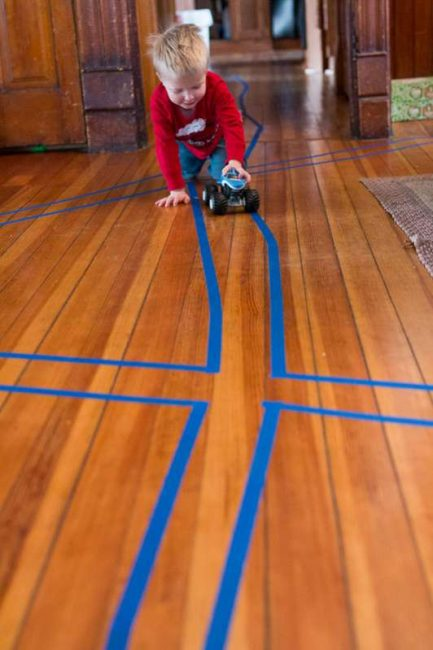
#> input picture autonomous-gokart/images_testing/blueTape.jpg, 433 x 650 px
$ python -i process_img.py   (imports and definitions only)
#> lines starting #> are read from the running program, lines starting #| are printed output that depends on the picture; after the words box and inside, x2 and y2 are one past the last pixel; in counts of white or black regions, pixels touching at a corner belong together
#> further down, picture is the input picture: shape (650, 433, 3); mean B, G, R 63, 96.7, 159
import cv2
import numpy as np

def process_img(img):
    #essentially, this func returns the x coordinate of the center of the taped line OR if no line found, returns none

    #turn it to gray, blur, etc
    hsv = cv2.cvtColor(img, cv2.COLOR_BGR2HSV)
#> hsv: shape (650, 433, 3); mean H, S, V 32.3, 171.5, 168.5

    #sets boundaries of the color blue to use in masking
    lower_blue = np.array([80,60,40])
    upper_blue = np.array([130,255,255])

    mask = cv2.inRange(hsv, lower_blue, upper_blue)
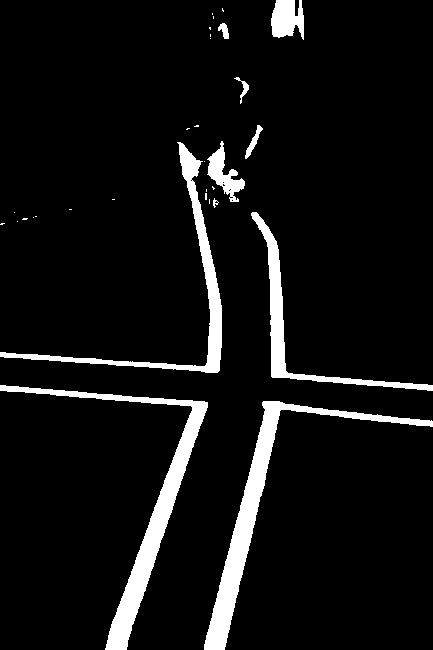
#> mask: shape (650, 433); 7.2% white; 31 white regions (21 under 20 px), largest, box (x1, y1, x2, y2) and area: (0, 385, 208, 650) 5714, (204, 401, 433, 650) 5659, (0, 142, 222, 373) 3679

    mblur = cv2.medianBlur(mask, 5)
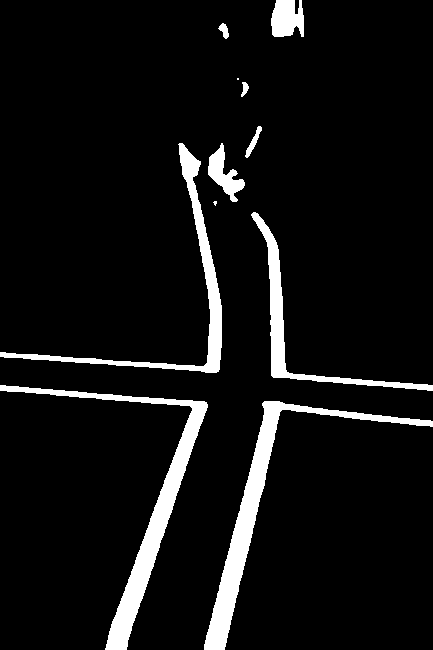
#> mblur: shape (650, 433); 7.1% white; 11 white regions (2 under 20 px), largest, box (x1, y1, x2, y2) and area: (0, 385, 208, 650) 5714, (204, 401, 433, 650) 5660, (0, 143, 222, 373) 3674
    gblur = cv2.GaussianBlur(mblur, (5,5), 0)
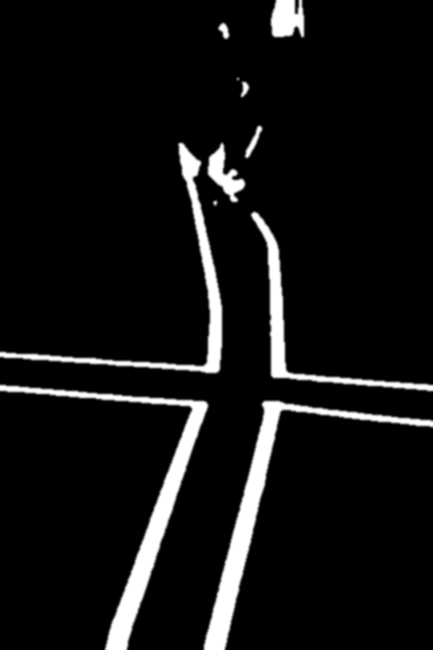
#> gblur: shape (650, 433); min 0, max 255, mean 18.2
    _, thresh = cv2.threshold(gblur, 0, 255, cv2.THRESH_BINARY+cv2.THRESH_OTSU)
#> thresh: shape (650, 433); 7.1% white; 10 white regions (1 under 20 px)

    #code blow finds x coordinate of center of taped line
    contours, _ = cv2.findContours(thresh, cv2.RETR_TREE, cv2.CHAIN_APPROX_SIMPLE)
#> contours = 10 contours, 1 with area under 20; largest, box (x1, y1, x2, y2) and area: (0, 385, 208, 650) 5257, (204, 401, 433, 650) 5244, (0, 143, 222, 373) 3232, (251, 212, 433, 391) 2511, (271, 0, 304, 37) 930

    if contours:
        largest = max(contours, key=cv2.contourArea) #finds largest object based on contour area
#> largest = contour of 409 points, box (x1, y1, x2, y2) (0, 385, 208, 650), area 5257

        cv2.drawContours(thresh, [largest], -1, (0, 255, 0), 3)
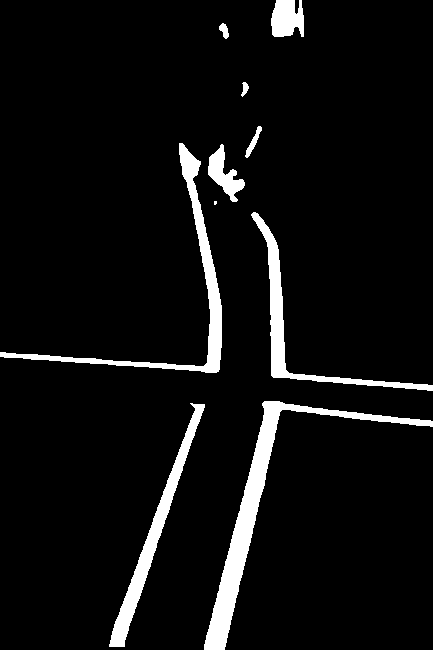
#> thresh: shape (650, 433); 6.2% white; 10 white regions (1 under 20 px), largest, box (x1, y1, x2, y2) and area: (204, 401, 433, 650) 5660, (0, 143, 222, 373) 3674, (109, 403, 205, 647) 3077

        M = cv2.moments(largest)
#> M = moments, m00 5257, centre m10/m00, m01/m00 = (144.4, 510.4)
        cx = int(M["m10"] / M["m00"]) #cx = coordinate x
#> cx = 144

        return cx

    else:
        print("No line detected.")
        return None

>>> import cv2
>>> picture = cv2.imread('../autonomous-gokart/images_testing/blueTape.jpg')
>>> result = process_img(picture)
#> result = 144
